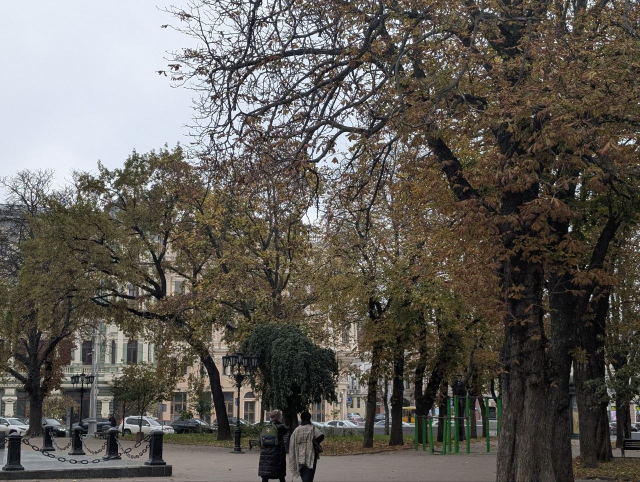
#> input picture data/pair_1.jpg, 1280 x 964 px (shown at 1/2 size); its folder holds 6 pictures in this run
$ python part_c.py
#> lines starting #> are read from the running program, lines starting #| are printed output that depends on the picture
### src/common.py
"""Спільні функції лабораторної: дані, SIFT, зіставлення, RANSAC, похибка репроєкції."""
import os
import numpy as np
import cv2

ROOT = os.path.dirname(os.path.dirname(os.path.abspath(__file__)))
DATA = os.environ.get("LAB_DATA", os.path.join(ROOT, "data"))
FIG = os.path.join(ROOT, "figures")
RES = os.path.join(ROOT, "results")


# ------------------------------------------------------------------ дані
WIDTH = 1000      # усі кадри зменшуються до цієї ширини (швидкість; координати в звіті — у цих пікселях)


def _read(path):
#> called with path = 'data/pair_1.jpg'
    im = cv2.imread(path)
#> im is the input picture: shape (964, 1280, 3); mean B, G, R 87.4, 93.3, 97
    if im is None:
        raise FileNotFoundError(path)
    s = WIDTH / im.shape[1]
#> s = 0.781
    return cv2.resize(im, None, fx=s, fy=s, interpolation=cv2.INTER_AREA)
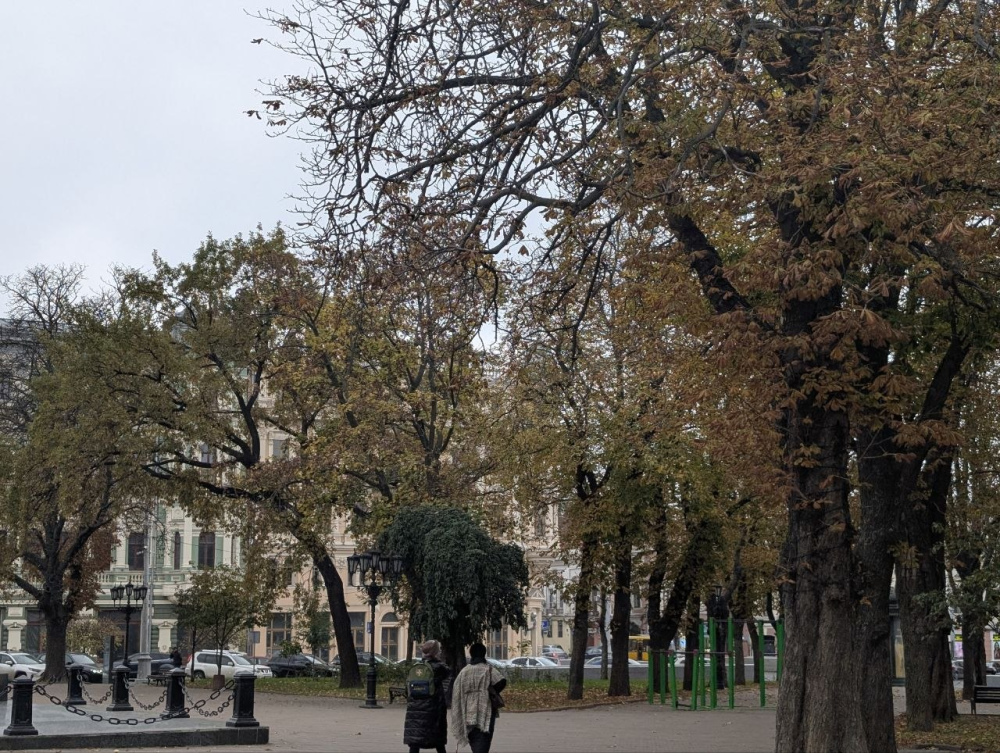
#> returned value: shape (753, 1000, 3); mean of channels 0, 1, 2 87.4, 93.3, 97; drawn as B, G, R


def load_pair():
    """Пара сусідніх кадрів для частин A-C: data/pair_1.jpg, data/pair_2.jpg (перекриття ≈ 40 %)."""
    return _read(os.path.join(DATA, "pair_1.jpg")), _read(os.path.join(DATA, "pair_2.jpg"))
#> call 2 of _read, with path = 'data/pair_2.jpg'
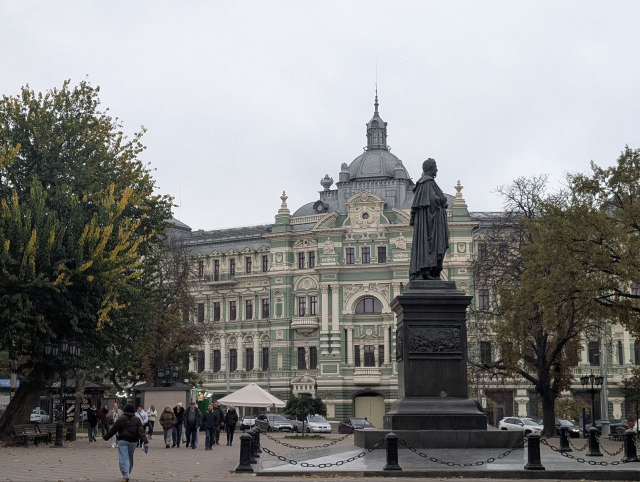
#> input picture data/pair_2.jpg, 1280 x 964 px (shown at 1/2 size)
#> in _read, im is the input picture: shape (964, 1280, 3); mean B, G, R 133.3, 134.3, 133.9
#> in _read (call 2), `return cv2.resize(im, None, fx=s, fy=s, interpolation=cv2.INTER_AREA)`:
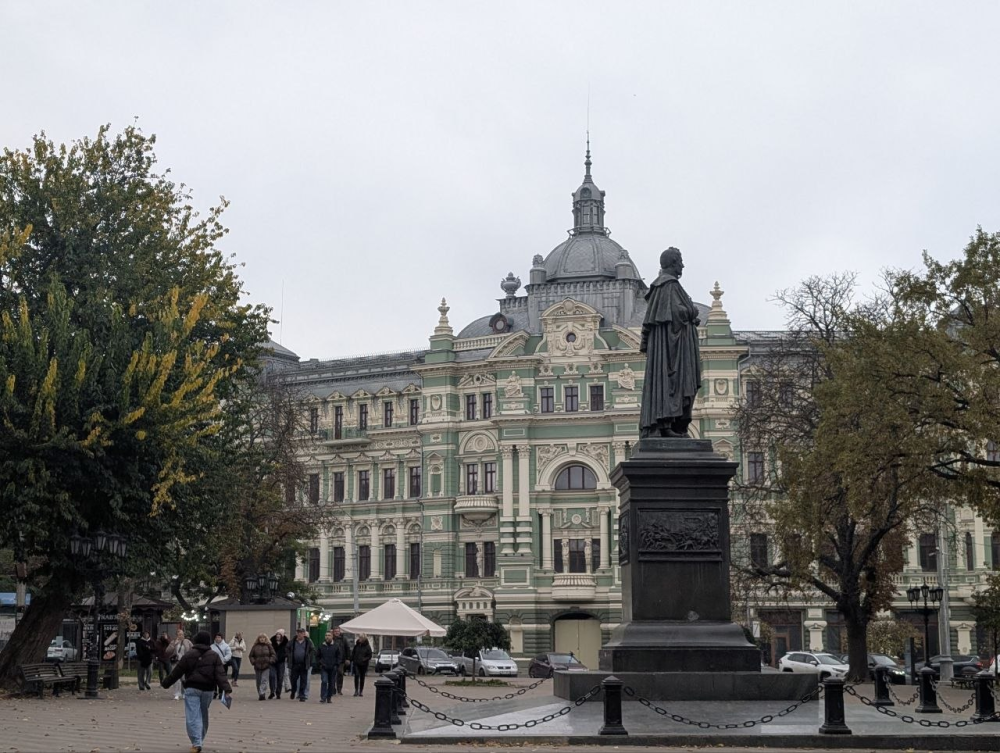
#> returned value: shape (753, 1000, 3); mean of channels 0, 1, 2 133.4, 134.3, 133.9; drawn as B, G, R


# [4 lines left out: function load_frames, not called in this run]


# ------------------------------------------------------------ ознаки
def sift_features(img, nfeatures=0):
#> called with nfeatures = 0
    sift = cv2.SIFT_create(nfeatures=nfeatures)
    g = cv2.cvtColor(img, cv2.COLOR_BGR2GRAY)
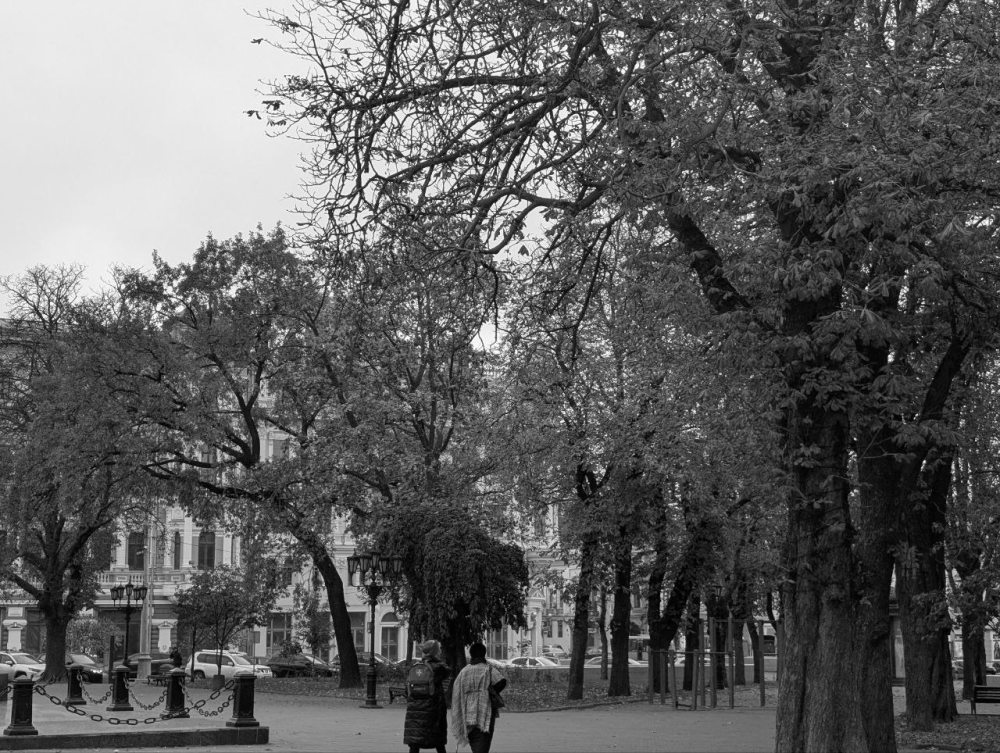
#> g: shape (753, 1000); min 0, max 252, mean 93.7
    return sift.detectAndCompute(g, None)          # (keypoints, descriptors)


def knn_pairs(d1, d2):
    bf = cv2.BFMatcher(cv2.NORM_L2)
    return bf.knnMatch(d1, d2, k=2)


def ratio_filter(knn, T):
    """Критерій відношення відстаней Лоу: d1 < T * d2."""
    return [m for m, n in knn if m.distance < T * n.distance]


# [5 lines left out: function mutual_filter, not called in this run]


def pts_from_matches(matches, k1, k2):
    src = np.float32([k1[m.queryIdx].pt for m in matches]).reshape(-1, 2)
    dst = np.float32([k2[m.trainIdx].pt for m in matches]).reshape(-1, 2)
    return src, dst


# ------------------------------------------------- гомографія й похибка
def transfer(H, pts):
    return cv2.perspectiveTransform(pts.reshape(-1, 1, 2).astype(np.float64), H).reshape(-1, 2)


def reproj_errors(H, src, dst):
    return np.linalg.norm(transfer(H, src) - dst, axis=1)


def required_iterations(eps, p=0.99, s=4):
    """N = log(1 - p) / log(1 - (1 - eps)^s)."""
    good = (1.0 - eps) ** s
    if good <= 0:
        return float("inf")
    return np.log(1.0 - p) / np.log(1.0 - good)


def ransac_homography(src, dst, tau=3.0, n_iter=2000, seed=0):
    """Власний RANSAC: 4 випадкові пари -> getPerspectiveTransform -> підрахунок узгоджених ->
    переоцінка за всіма узгодженими через findHomography(..., 0)."""
    rng = np.random.default_rng(seed)
    n = len(src)
    best_cnt, best_mask = -1, None
    for _ in range(n_iter):
        idx = rng.choice(n, 4, replace=False)
        try:
            H = cv2.getPerspectiveTransform(src[idx], dst[idx])
        except cv2.error:
            continue
        if H is None or not np.all(np.isfinite(H)):
            continue
        mask = reproj_errors(H, src, dst) < tau
        cnt = int(mask.sum())
        if cnt > best_cnt:
            best_cnt, best_mask = cnt, mask
    if best_mask is None or best_cnt < 4:
        return None, np.zeros(n, bool)
    H, _ = cv2.findHomography(src[best_mask], dst[best_mask], 0)
    return H, best_mask


# [7 lines left out: function pair_homography, not called in this run]

### src/part_a.py
"""Частина A. Зіставлення ознак (кроки 1-5)."""
import csv, os
import numpy as np, cv2
from common import *

T_LIST = [0.5, 0.6, 0.7, 0.8, 0.9, 0.95]
T_RAW = 0.9       # поріг для «сирих» кандидатів, які далі йдуть у частини B і C


def get_pair():
    return load_pair()


def get_candidates(T=T_RAW):
    img1, img2 = get_pair()
    k1, d1 = sift_features(img1); k2, d2 = sift_features(img2)
#> after `k1, d1 = sift_features(img1)`: k1 = 11328 keypoints; strongest (x, y, size): (516, 101, 2.6), (924, 462, 2.1), (890, 358, 4.5), (584, 49, 2)
#> after `k2, d2 = sift_features(img2)`: k2 = 7197 keypoints; strongest (x, y, size): (204, 617, 1.9), (193, 611, 1.9), (16, 284, 2.7), (672, 262, 15.7)
    m = ratio_filter(knn_pairs(d1, d2), T)
#> m = 1652 matches
    return img1, img2, k1, k2, d1, d2, m


# [27 lines left out: function run, not called in this run]


# [2 lines that do not run on import are left out]

### src/part_c.py
"""Частина C. Власний RANSAC (кроки 8-12)."""
import csv, os
import numpy as np, cv2
import matplotlib
matplotlib.use("Agg")
import matplotlib.pyplot as plt
from common import *
from part_a import get_candidates

TAU = 3.0
N_SET = 2000
TAUS = [1, 2, 3, 5, 8, 12, 20]


def run():
    img1, img2, k1, k2, d1, d2, m = get_candidates()
#> m = 1652 matches
    src, dst = pts_from_matches(m, k1, k2)
#> in pts_from_matches, `src = np.float32([k1[m.queryIdx].pt for m in matches]).reshape(-1, 2)`: src = 1652 pairs, first value 2.62 to 995.2, second value 4.79 to 750.1
#> in pts_from_matches, `dst = np.float32([k2[m.trainIdx].pt for m in matches]).reshape(-1, 2)`: dst = 1652 pairs, first value 3.93 to 997, second value 129.4 to 749.6
    n = len(src)
#> n = 1652

    # крок 8: власний RANSAC
    H, mask = ransac_homography(src, dst, TAU, N_SET, seed=0)
#> the loop in ransac_homography, `for _ in range(n_iter):` made 2000 passes
#> (idx, cnt, best_cnt) on passes 1, 30, 44: ([445, 843, 1402, 1050], 6, 6), ([1472, 383, 1323, 230], 19, 19), ([602, 168, 181, 16], 151, 151)
#> (cnt, best_cnt) on passes 166, 239, 282: (157, 157), (597, 597), (616, 616)
#> after the loop in ransac_homography, `for _ in range(n_iter):`: best_cnt = 616
#> in ransac_homography, `H, _ = cv2.findHomography(src[best_mask], dst[best_mask], 0)`: H = [[0.701, 0.0619, 756.8], [-0.171, 0.95, 27.08], [-0.00028, -1.34e-05, 1]]
    err_in = reproj_errors(H, src, dst)[mask]
#> err_in = 616 values, max 3.51 at index 284, min 0.0121 at index 598, mean 0.551
    eps = 1 - mask.sum() / n
#> eps = 0.627
    # крок 9: потрібна кількість ітерацій
    N_req = required_iterations(eps, 0.99, 4)
#> in required_iterations, `good = (1.0 - eps) ** s`: good = 0.0193
#> N_req = 235.9
    print(f"власний RANSAC: узгоджених {mask.sum()}/{n}, частка викидів {eps:.3f}, N_потрібне = {N_req:.1f}, задано {N_SET}; похибка {err_in.mean():.3f} px")
#| власний RANSAC: узгоджених 616/1652, частка викидів 0.627, N_потрібне = 235.9, задано 2000; похибка 0.551 px

    # крок 10: звірка з cv2.RANSAC
    Hc, mc = cv2.findHomography(src, dst, cv2.RANSAC, TAU)
#> Hc = [[0.7, 0.0612, 757], [-0.172, 0.949, 27.21], [-0.000281, -1.37e-05, 1]]; mc = 1652 values, max 1 at index 1, min 0 at index 0, mean 0.369
    mc = mc.ravel().astype(bool)
    err_cv = reproj_errors(Hc, src, dst)[mc]
#> err_cv = 609 values, max 2.13 at index 348, min 0.0299 at index 225, mean 0.515
    common_in = int((mask & mc).sum())
#> common_in = 609
    print(f"cv2.RANSAC: узгоджених {mc.sum()}, похибка {err_cv.mean():.3f} px; спільних {common_in}")
#| cv2.RANSAC: узгоджених 609, похибка 0.515 px; спільних 609
    with open(os.path.join(RES, "c_compare.csv"), "w", newline="") as f:
        w = csv.writer(f); w.writerow(["method", "inliers", "mean_err_px"])
        w.writerow(["own_RANSAC", int(mask.sum()), round(err_in.mean(), 3)])
        w.writerow(["cv2_RANSAC", int(mc.sum()), round(err_cv.mean(), 3)])
    with open(os.path.join(RES, "c_iterations.csv"), "w", newline="") as f:
        w = csv.writer(f); w.writerow(["pairs", "inliers", "eps", "N_required", "N_set"])
        w.writerow([n, int(mask.sum()), round(eps, 3), round(N_req, 1), N_SET])

    # крок 11: дослідження порога
    rows = []
    for tau in TAUS:
        Ht, mt = ransac_homography(src, dst, tau, N_SET, seed=0)
        e = reproj_errors(Ht, src, dst)[mt].mean()
        Hc2, mc2 = cv2.findHomography(src, dst, cv2.RANSAC, float(tau))
        mc2 = mc2.ravel().astype(bool)
        e2 = reproj_errors(Hc2, src, dst)[mc2].mean()
        rows.append((tau, int(mt.sum()), e, int(mc2.sum()), e2))
        print(f"τ={tau}: власний {mt.sum()} / {e:.3f} px; cv2 {mc2.sum()} / {e2:.3f} px")
#> this loop made 7 passes
#> (e, e2) on passes 1 to 7: (0.381, 0.438), (0.488, 0.506), (0.551, 0.515), (0.966, 0.953), (1.06, 1.06), (1.11, 1.08), (1.14, 1.14)
#| τ=1: власний 487 / 0.381 px; cv2 555 / 0.438 px
#| τ=2: власний 596 / 0.488 px; cv2 606 / 0.506 px
#| τ=3: власний 616 / 0.551 px; cv2 609 / 0.515 px
#| τ=5: власний 664 / 0.966 px; cv2 671 / 0.953 px
#| τ=8: власний 673 / 1.061 px; cv2 673 / 1.061 px
#| τ=12: власний 676 / 1.109 px; cv2 675 / 1.079 px
#| τ=20: власний 677 / 1.141 px; cv2 677 / 1.141 px
#> after the loop, rows = [(1, 487, 0.381, 555, 0.438), (2, 596, 0.488, 606, 0.506), (3, 616, 0.551, 609, 0.515), (5, 664, 0.966, 671, 0.953), (8, 673, 1.06, 673, 1.06), (12, 676, 1.11, 675, 1.08), (20, 677, 1.14, 677, 1.14)]
    with open(os.path.join(RES, "c_threshold.csv"), "w", newline="") as f:
        w = csv.writer(f); w.writerow(["tau", "own_inliers", "own_err", "cv2_inliers", "cv2_err"])
        for r in rows: w.writerow([r[0], r[1], round(r[2], 3), r[3], round(r[4], 3)])
#> this loop made 7 passes
    r = np.array(rows, dtype=float)
#> r = [[1, 487, 0.381, 555, 0.438], [2, 596, 0.488, 606, 0.506], [3, 616, 0.551, 609, 0.515], [5, 664, 0.966, 671, 0.953], [8, 673, 1.06, 673, 1.06], [12, 676, 1.11, 675, 1.08], [20, 677, 1.14, 677, 1.14]]
    fig, ax = plt.subplots(1, 2, figsize=(10.5, 3.9))
    ax[0].plot(r[:, 0], r[:, 1], "o-", label="власний RANSAC"); ax[0].plot(r[:, 0], r[:, 3], "s--", label="cv2.RANSAC")
    ax[0].set_xlabel("поріг τ, пікселів"); ax[0].set_ylabel("кількість узгоджених точок"); ax[0].grid(alpha=.3); ax[0].legend()
    ax[0].set_ylim(0, 1.15 * r[:, 1].max()); ax[0].set_title("Узгоджені точки від τ")
    ax[1].plot(r[:, 0], r[:, 2], "o-", label="власний RANSAC"); ax[1].plot(r[:, 0], r[:, 4], "s--", label="cv2.RANSAC")
    ax[1].set_xlabel("поріг τ, пікселів"); ax[1].set_ylabel("середня похибка репроєкції, px"); ax[1].grid(alpha=.3); ax[1].legend()
    ax[1].set_title("Похибка на узгоджених від τ")
    plt.tight_layout(); plt.savefig(os.path.join(FIG, "c_threshold.png"), dpi=170); plt.close()
#> after `plt.tight_layout()`:
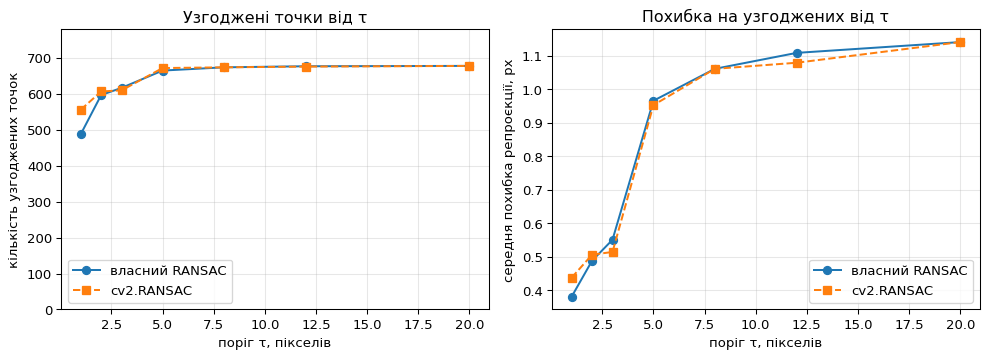
#> figure drawn by matplotlib, 2 panels

    # крок 12: узгоджені (зелені) й відкинуті (червоні) зіставлення
    bad = [mm for mm, ok in zip(m, mask) if not ok]
#> bad = 1036 matches
    good = [mm for mm, ok in zip(m, mask) if ok]
#> good = 616 matches
    rng = np.random.default_rng(1)
    bad_s = [bad[i] for i in rng.choice(len(bad), min(80, len(bad)), replace=False)]
#> bad_s = 80 matches
    good_s = [good[i] for i in rng.choice(len(good), min(80, len(good)), replace=False)]
#> good_s = 80 matches
    vis = cv2.drawMatches(img1, k1, img2, k2, bad_s, None, matchColor=(0, 0, 255), flags=cv2.DrawMatchesFlags_NOT_DRAW_SINGLE_POINTS)
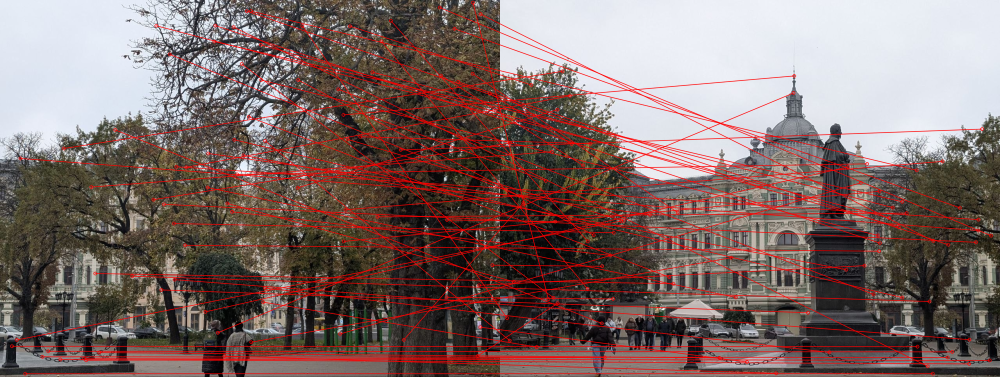
#> vis: shape (753, 2000, 3) (shown at 1/2 size); mean of channels 0, 1, 2 104.8, 107.7, 127.5; drawn as B, G, R
    vis = cv2.drawMatches(img1, k1, img2, k2, good_s, vis, matchColor=(0, 200, 0),
                          flags=cv2.DrawMatchesFlags_DRAW_OVER_OUTIMG | cv2.DrawMatchesFlags_NOT_DRAW_SINGLE_POINTS)
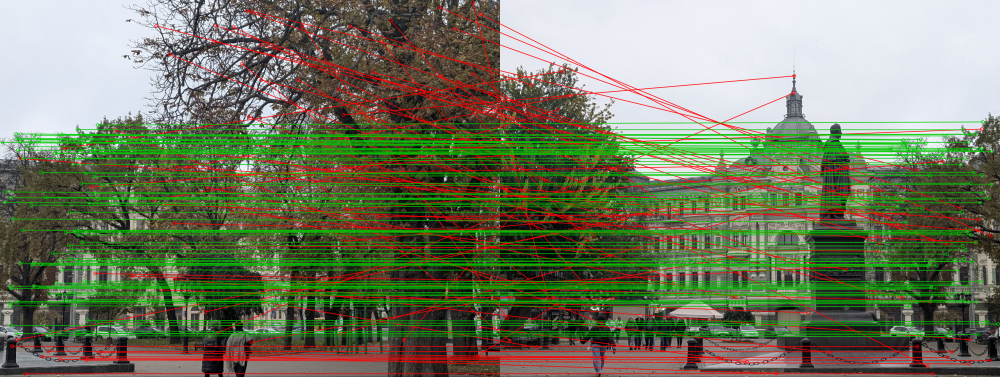
#> vis: shape (753, 2000, 3) (shown at 1/2 size); mean of channels 0, 1, 2 96.5, 122, 115.6; drawn as B, G, R
    cv2.imwrite(os.path.join(FIG, "c_inliers_outliers.jpg"), vis, [cv2.IMWRITE_JPEG_QUALITY, 90])


if __name__ == "__main__":
    run()
